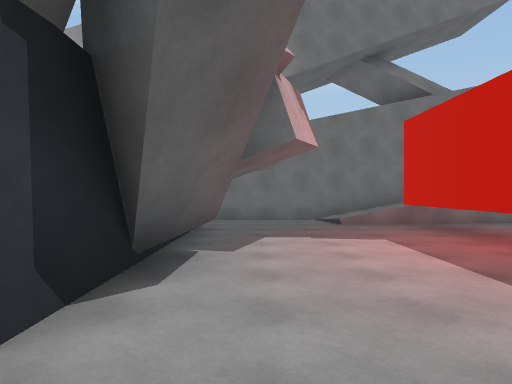
[1] (above)

16 first-person views from a walk through a Unity game level. The camera is 1.5 m above the floor, looks level and sees 70° across. The floor is counted in squares, 2 m on a side. Each view is taken from the middle of a square. On the plan, view 1 faces up. The plan holds only what a view shows up to about 11 squares ahead; the rest is blank. The place goes on beyond the plan.

[2]
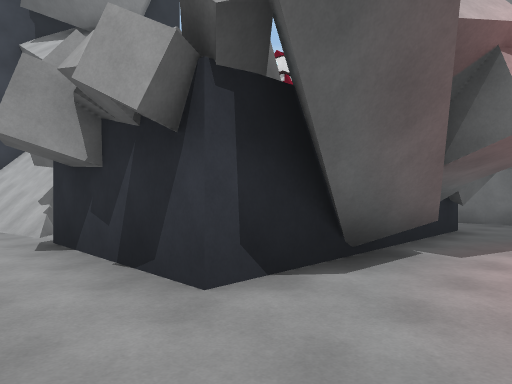

[3]
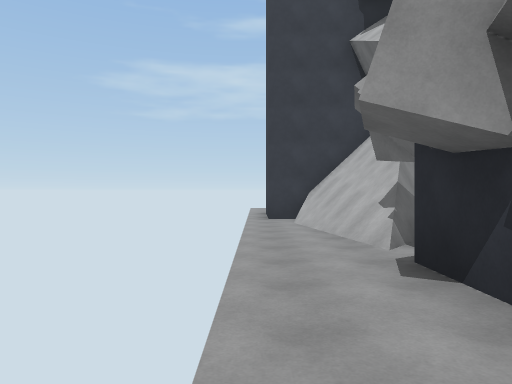

[4]
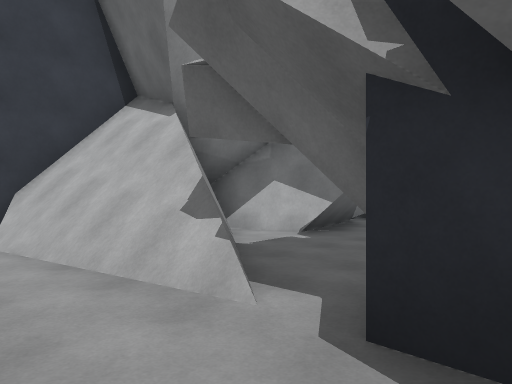

[5]
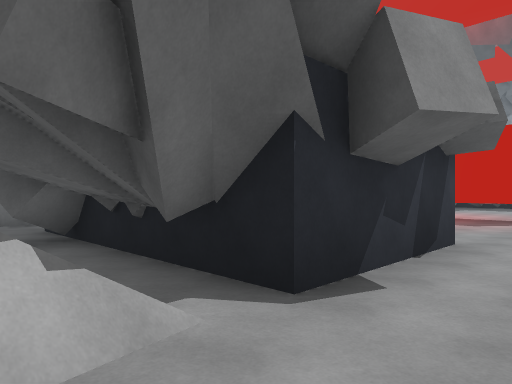

[6]
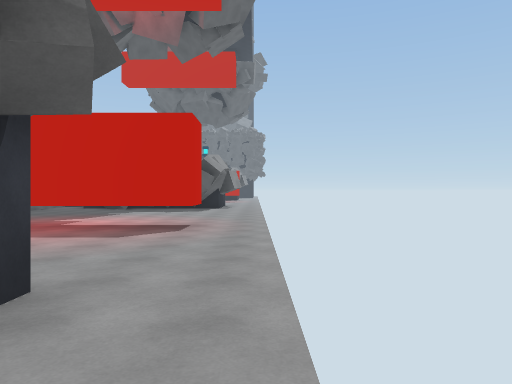

[7]
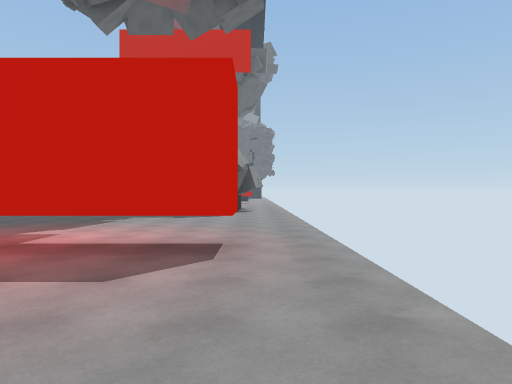

[8]
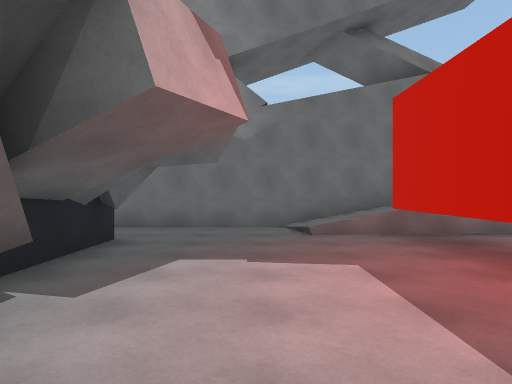

[9]
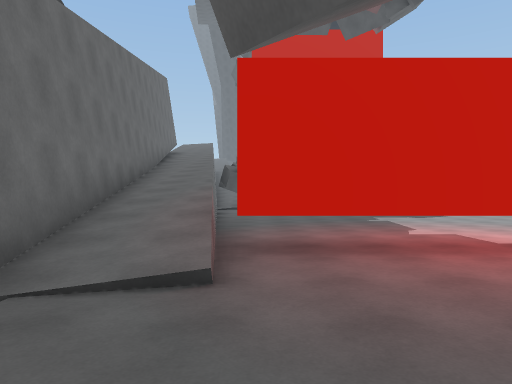

[10]
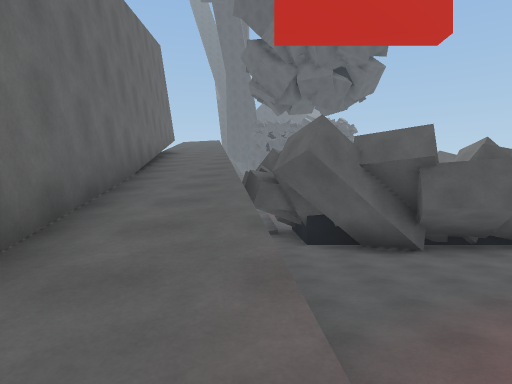

[11]
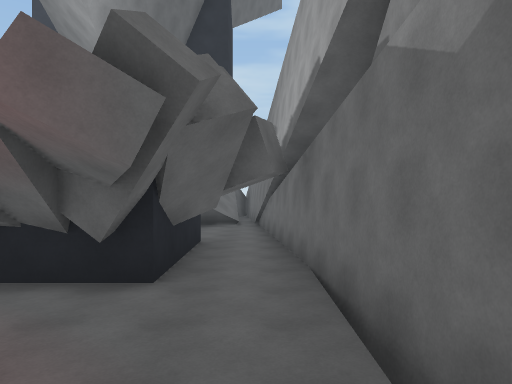

[12]
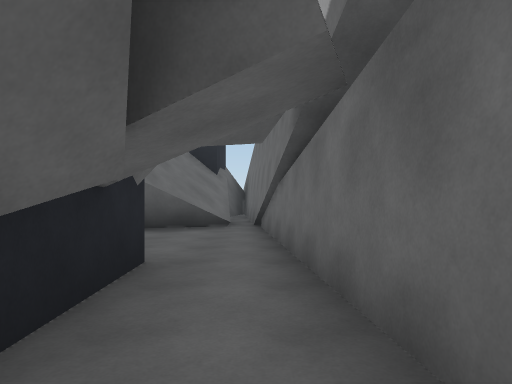

[13]
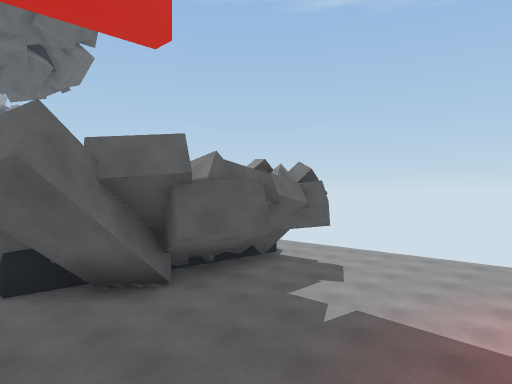

[14]
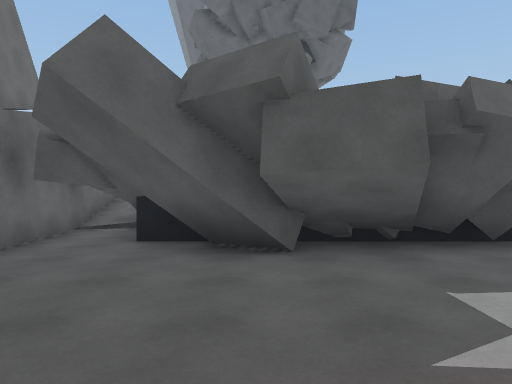

[15]
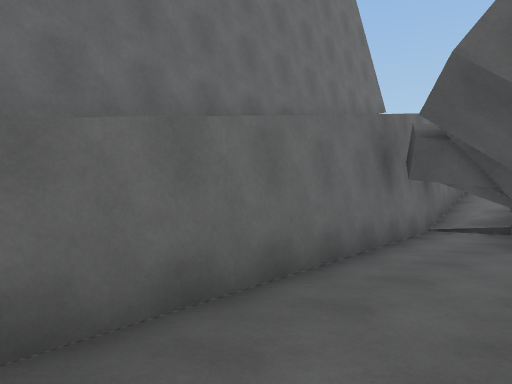

[16]
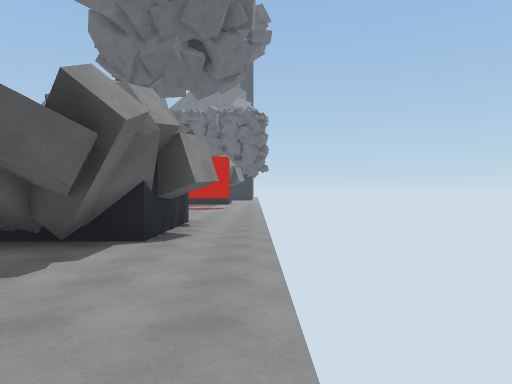

### Floor plan
Key: @ floor where view 1 was taken; # wall or solid block; . floor; / step, stairs or slope; = window, fence, low wall or low ledge; ^ raised ledge; v drop or lower ground; T thing the floor can be seen under or through.
Columns run from 12 left of view 1 to 17 right of it. Each row starts with its distance up from view 1.
 12                       ########
 11              ##########/////
 10      #########//////////////^^
  9 ####^........./////#v#....#^^^
  8 ##==.... .#.....T........###
  7  ### ..#####....T.......##
  6   ###.##   #....T......###
  5   #....#    ....T......###
  4  ####..#   #....T.......##
  3  #//#/.#  ##....T.......##
  2  #/////## #.....T......######.
  1 ##//..........................
  0 ............@.................

Where each view was taken, in squares from view 1:
view 1: 0 up, 0 right, facing up
view 2: 0 up, 1 right, facing up-left
view 3: 0 up, 1 left, facing left
view 4: 0 up, 4 left, facing up-left
view 5: 0 up, 7 left, facing up-right
view 6: 0 up, 4 left, facing right
view 7: 1 up, 1 left, facing right
view 8: 2 up, 1 right, facing up
view 9: 8 up, 1 left, facing right
view 10: 9 up, 4 right, facing right
view 11: 9 up, 3 right, facing left
view 12: 9 up, 1 left, facing left
view 13: 9 up, 6 right, facing down-right
view 14: 6 up, 7 right, facing right
view 15: 7 up, 7 right, facing up-right
view 16: 0 up, 7 right, facing right
